Frame 1 (no input): blank canvas, image omitted
Frame 60 (no input): blank canvas, image omitted
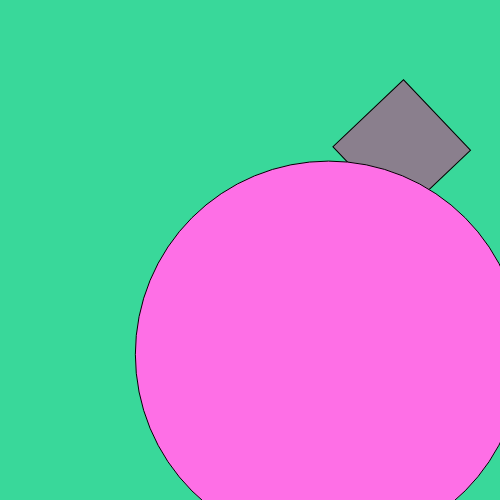
Frame 120 (the mouse pressed at the canvas centre since frame 60)

The p5.js sketch whose frames 1 and 60 were blank and that drew this single picture after the mouse press (run headless with seeded random() and noise() and a simulated clock; from frame 60 on, the mouse is pressed at the canvas centre):

// p5.js sketch
// ── sketch.js
// My Goals 
// Switch positions
// Change scale
// Change rotations 
// Change colors

let r1;

function setup() {
  createCanvas(500, 500);
  background(92,150,68);
  r1=random(50,300); //rotate
}

function draw() {

}

function mousePressed() {
  //setting up background random color
  let backgroundColor = [random(40,120), random(100,255), random(100,255)];
  background(backgroundColor); 

  //square -- random position, random rotation, random color
  push(); 
  translate(random(width), random(height));
  rectMode(CENTER);
  rotate(r1);
  fill(random(100,255), random(100,255), random(100,255));
  square(0,0,random(50,150));
  pop();

  //triangle -- keep it center, but change the rotation and color
  push();
  translate(width/2, height/2);
  rotate(random(360));
  fill(random(100,255), random(100,255), random(100,255));
  triangle(-50, 50, 0, -50, 50, 50);
  pop();

  //circle --keep the size big, but change the position and color 
  push();
  translate(random(100,400), random(50,500));
  fill(random(250,255), random(100,255), random(100,255));
  ellipse(0,0,random(200,400));
  pop();
}

// ── readme.html
<!DOCTYPE html>
<html lang="en">
<head>
  <meta charset="UTF-8">
  <script src="sketch.js"></script>
  <title>Mystery Shapes!</title> <!--Update your title here-->
  <!--Add style to your code within the style tag <style></style>
  Read the W3Schools CSS Intro for more: https://www.w3schools.com/css/css_intro.asp 
  -->
  <style>
    body {
      font-family:'Trebuchet MS', sans-serif;
      margin: 2em;
      /*padding: 1em;*/
      color: #4287f5;
      background-color: #f0f0f0;
    }

    p{
      color:#283c5c;
    }

    .button {    
      display: inline-block;
      padding: 10px 20px;
      background-color: #6434eb;
      color: white;
      text-decoration: none;
      border-radius: 15px;
      text-align: center;
      margin-bottom: 30px;
    }

    h1 {
      color: #4287f5;/* Insert your own style here */
    }

    h2 {
      color:#324ca8;/* Insert your own style here */
    }


    a{
      color: #4287f5;
      padding-bottom: 15px;
    }
  </style>
</head>

<body>
    <h1>Sketch Name</h1>
    <p>I wanted one shape to remain fixed in the center, while the other shapes could move freely. <br> I also wanted the shapes to scale differently with each click event, and for random colors to be assigned to both the shapes and the background. <br> Additionally, I wanted the shapes to slightly overflow outside the frame while still keeping a portion of them visible inside.</p>
    <a href="index.html" class="button">Click here to see my sketch!</a>

   <h2>Resources</h2>
   <ul>
    <li><a href="https://www.youtube.com/watch?v=uBj4dZmxONA" target="_blank">One reference</a></li>
    <li><a href="https://idmp5.github.io/creative-coding/interactions/" target="_blank">Another reference</a></li>
   </ul>

    <!--Replace with your own image-->
    <!--You can limit the size of your displayed image using "height" or "width" -->
    <img src="media/shape_drawing.jpg" height="500px" alt="This the alt description of this image. This is a picture of my hand drawn sketch."></img>
</body>
</html>
